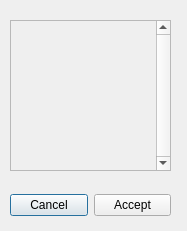
<?xml version="1.0" encoding="UTF-8"?>
<ui version="4.0">
 <class>setHiddenLayersDialog</class>
 <widget class="QDialog" name="setHiddenLayersDialog">
  <property name="geometry">
   <rect>
    <x>0</x>
    <y>0</y>
    <width>187</width>
    <height>231</height>
   </rect>
  </property>
  <property name="sizePolicy">
   <sizepolicy hsizetype="Preferred" vsizetype="Fixed">
    <horstretch>0</horstretch>
    <verstretch>0</verstretch>
   </sizepolicy>
  </property>
  <property name="windowTitle">
   <string>Dialog</string>
  </property>
  <widget class="QScrollArea" name="scrollArea">
   <property name="geometry">
    <rect>
     <x>10</x>
     <y>20</y>
     <width>161</width>
     <height>151</height>
    </rect>
   </property>
   <property name="verticalScrollBarPolicy">
    <enum>Qt::ScrollBarAlwaysOn</enum>
   </property>
   <property name="sizeAdjustPolicy">
    <enum>QAbstractScrollArea::AdjustToContents</enum>
   </property>
   <property name="widgetResizable">
    <bool>true</bool>
   </property>
   <widget class="QWidget" name="scrollAreaWidgetContents">
    <property name="geometry">
     <rect>
      <x>0</x>
      <y>0</y>
      <width>142</width>
      <height>149</height>
     </rect>
    </property>
   </widget>
  </widget>
  <widget class="QWidget" name="horizontalLayoutWidget">
   <property name="geometry">
    <rect>
     <x>10</x>
     <y>190</y>
     <width>161</width>
     <height>31</height>
    </rect>
   </property>
   <layout class="QHBoxLayout" name="horizontalLayout">
    <item>
     <widget class="QPushButton" name="CancelButton">
      <property name="text">
       <string>Cancel</string>
      </property>
     </widget>
    </item>
    <item>
     <widget class="QPushButton" name="acceptButton">
      <property name="text">
       <string>Accept</string>
      </property>
     </widget>
    </item>
   </layout>
  </widget>
 </widget>
 <resources/>
 <connections/>
</ui>
